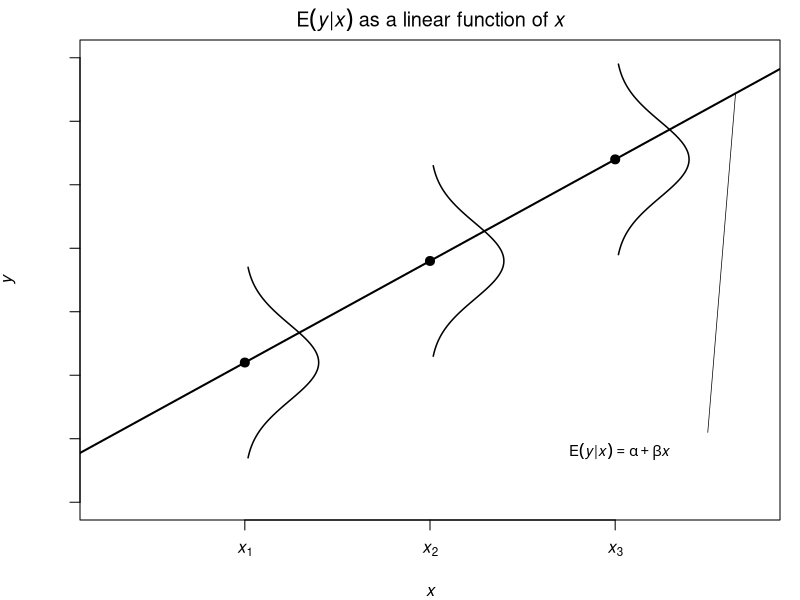
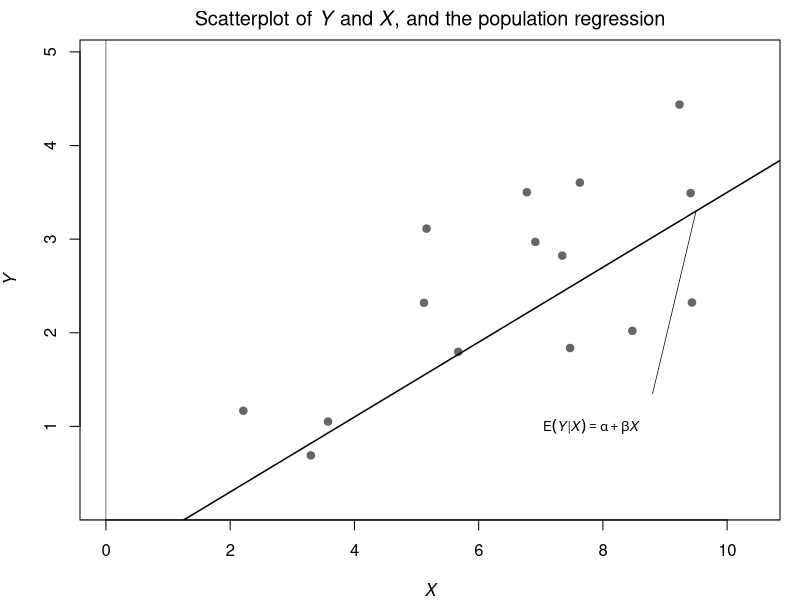
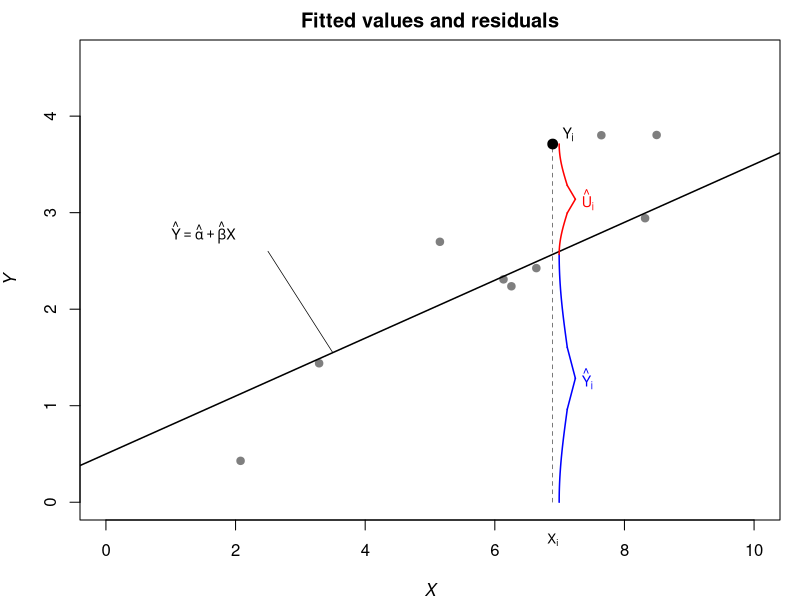
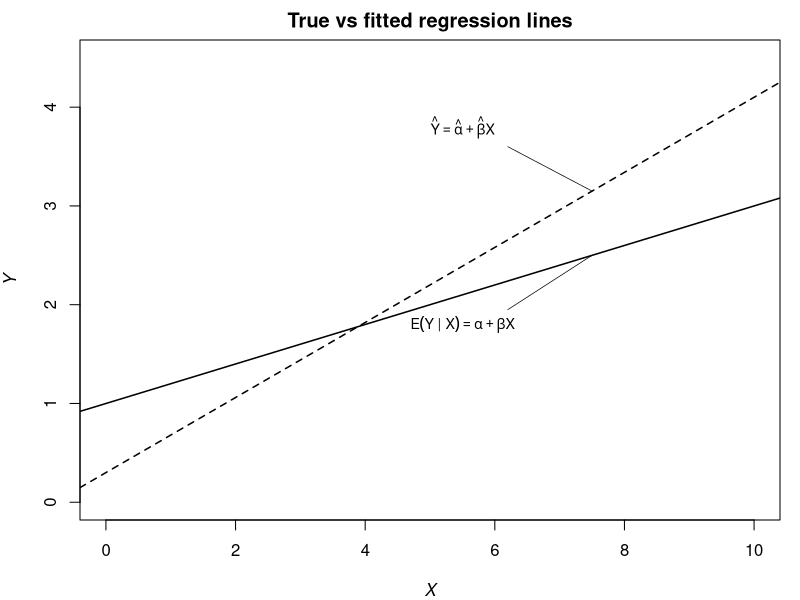

The R script that drew these images, in order:
## ---- chunk 1
#| echo: false
#| fig-width: 6
#| fig-height: 4
#| fig-align: center

# Parameters
beta0 <- 1
beta1 <- 0.8
x_vals <- c(1.5, 3.5, 5.5)
sigma <- 0.6

par(mar = c(4, 4, 2, 1))
plot(NA, xlim = c(0, 7), ylim = c(0, 7),
     xlab = expression(italic(x)), ylab = expression(italic(y)),
     xaxt = "n", yaxt = "n",
     main = expression(E(italic(y)*"|"*italic(x))~"as a linear function of"~italic(x)))
axis(1, at = x_vals, labels = expression(italic(x)[1], italic(x)[2], italic(x)[3]))
axis(2, at = NULL, labels = FALSE)

# Regression line
abline(a = beta0, b = beta1, lwd = 2)

# Draw density curves at each x value
for (x in x_vals) {
  mu <- beta0 + beta1 * x
  y_seq <- seq(mu - 2.5 * sigma, mu + 2.5 * sigma, length.out = 100)
  dens <- dnorm(y_seq, mean = mu, sd = sigma)
  dens_scaled <- dens * 1.2
  lines(x + dens_scaled, y_seq, lwd = 1.5)
  points(x, mu, pch = 19, cex = 1.2)
}

# Label with line pointing to regression line (positioned to avoid density curves)
label_x <- 5.0
label_y <- 0.8
point_on_line_x <- 6.8
point_on_line_y <- beta0 + beta1 * point_on_line_x
text(label_x, label_y, expression(E(italic(y)*"|"*italic(x)) == alpha + beta*italic(x)), adj = 0, cex = 0.9)
segments(6.5, label_y + 0.3, point_on_line_x, point_on_line_y, lwd = 0.7)
## ---- chunk 2
#| echo: false
#| fig-width: 6
#| fig-height: 4
#| fig-align: center

# Simulated data for n observations
set.seed(42)
n <- 15
X <- runif(n, 1, 10)
alpha_true <- -0.5
beta_true <- 0.4
Y <- alpha_true + beta_true * X + rnorm(n, 0, 0.8)

par(mar = c(4, 4, 2, 1))
plot(X, Y, pch = 19, col = "gray40",
     xlab = expression(italic(X)), ylab = expression(italic(Y)),
     xlim = c(0, max(X) + 1), ylim = c(min(Y) - 0.5, max(Y) + 0.5),
     main = expression("Scatterplot of "*italic(Y)*" and "*italic(X)*", and the population regression"))

# Add regression line
abline(a = alpha_true, b = beta_true, lwd = 1.5)

# Add axis lines at 0
abline(h = 0, lty = 1, col = "black", lwd = 0.5)
abline(v = 0, lty = 1, col = "black", lwd = 0.5)

# Label for regression line with pointer
label_x <- 7.8
label_y <- 1.0
point_on_line_x <- 9.5
point_on_line_y <- alpha_true + beta_true * point_on_line_x
text(label_x, label_y, expression(E(italic(Y)*"|"*italic(X)) == alpha + beta*italic(X)), cex = 0.8)
segments(8.8, 1.35, point_on_line_x, point_on_line_y, lwd = 0.7)
## ---- chunk 3
#| echo: false
#| fig-width: 6
#| fig-height: 4
#| fig-align: center

# Generate data
set.seed(42)
n <- 10
X <- runif(n, 1, 9)
alpha_hat <- 0.5
beta_hat <- 0.3
Y_hat_all <- alpha_hat + beta_hat * X
Y <- Y_hat_all + rnorm(n, 0, 0.5)

par(mar = c(4, 4, 2, 1))
plot(X, Y, pch = 19, col = "gray50",
     xlab = expression(italic(X)), ylab = expression(italic(Y)),
     xlim = c(0, 10), ylim = c(0, max(Y) + 0.8),
     main = "Fitted values and residuals")

# Fitted regression line
abline(a = alpha_hat, b = beta_hat, lwd = 1.5)

# Select one point with a clear positive residual
i <- which.max(Y - Y_hat_all)
Xi <- X[i]
Yi <- Y[i]
Y_hat_i <- alpha_hat + beta_hat * Xi

# Highlight the selected point
points(Xi, Yi, pch = 19, col = "black", cex = 1.3)

# Function to draw a right curly brace
draw_brace <- function(x, y1, y2, col, width = 0.15) {
  mid <- (y1 + y2) / 2
  # Draw curly brace shape using segments
  n <- 20
  # Top half
  t1 <- seq(0, pi/2, length.out = n)
  brace_y1 <- seq(y2, mid + (y2-y1)/8, length.out = n)
  brace_x1 <- x + width * (1 - cos(t1)) / 2
  # Bottom half
  brace_y2 <- seq(mid - (y2-y1)/8, y1, length.out = n)
  brace_x2 <- x + width * (1 - cos(rev(t1))) / 2
  # Middle point
  lines(brace_x1, brace_y1, col = col, lwd = 1.5)
  lines(brace_x2, brace_y2, col = col, lwd = 1.5)
  # Connect at middle with point
  lines(c(x + width/2, x + width), c(mid + (y2-y1)/8, mid), col = col, lwd = 1.5)
  lines(c(x + width, x + width/2), c(mid, mid - (y2-y1)/8), col = col, lwd = 1.5)
}

# Thin dashed vertical line from 0 to Yi
segments(Xi, 0, Xi, Yi, lty = 2, lwd = 0.5)

# Blue brace for Y_hat (fitted value): from 0 to Y_hat_i
draw_brace(Xi + 0.1, 0, Y_hat_i, col = "blue", width = 0.25)

# Red brace for U_hat (residual): from Y_hat_i to Yi
draw_brace(Xi + 0.1, Y_hat_i, Yi, col = "red", width = 0.25)

# Labels
text(Xi + 0.15, Yi + 0.1, expression(Y[i]), cex = 0.85, adj = 0)
text(Xi + 0.45, Y_hat_i / 2, expression(hat(Y)[i]), cex = 0.85, adj = 0, col = "blue")
text(Xi + 0.45, (Yi + Y_hat_i) / 2, expression(hat(U)[i]), cex = 0.85, adj = 0, col = "red")

# Label for X_i on x-axis
mtext(expression(X[i]), side = 1, at = Xi, line = 0.5, cex = 0.8)

# Label for regression line (moved to lower left to avoid clash)
text(1.5, 2.8, expression(hat(Y) == hat(alpha) + hat(beta)*X), cex = 0.85)
segments(2.5, 2.6, 3.5, alpha_hat + beta_hat * 3.5, lwd = 0.7)
## ---- chunk 4
#| echo: false
#| fig-width: 6
#| fig-height: 4
#| fig-align: center

par(mar = c(4, 4, 2, 1))

# True parameters
alpha <- 1.0
beta <- 0.2

# Fitted parameters (steeper slope for better separation)
alpha_hat <- 0.3
beta_hat <- 0.38

# Plot setup
plot(NA, xlim = c(0, 10), ylim = c(0, 4.5),
     xlab = expression(italic(X)), ylab = expression(italic(Y)),
     main = "True vs fitted regression lines")

# True regression line (solid)
abline(a = alpha, b = beta, lty = 1, lwd = 1.5)

# Fitted regression line (dashed)
abline(a = alpha_hat, b = beta_hat, lty = 2, lwd = 1.5)

# Label for fitted line (upper, steeper line)
text(5.5, 3.8, expression(hat(Y) == hat(alpha) + hat(beta)*X), cex = 0.85)
segments(6.2, 3.6, 7.5, alpha_hat + beta_hat * 7.5, lwd = 0.7)

# Label for true line (lower, flatter line)
text(5.5, 1.8, expression(E(Y~"|"~X) == alpha + beta*X), cex = 0.85)
segments(6.2, 1.95, 7.5, alpha + beta * 7.5, lwd = 0.7)
